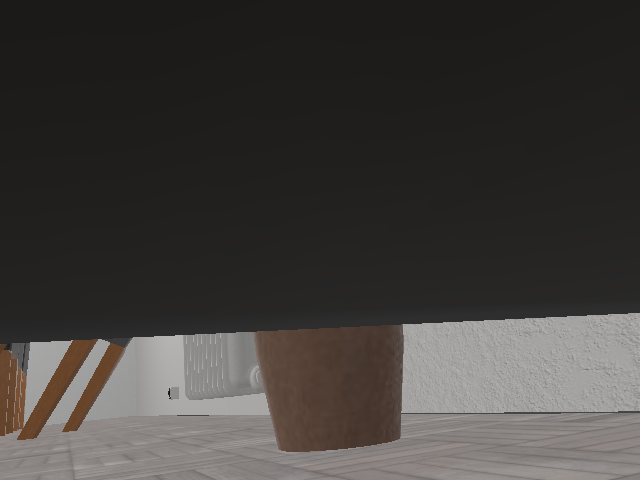
#> input picture controllers/cam_probe/frames/neg_007.png, 640 x 480 px
$ python -i target_detection.py   (imports and definitions only)
#> lines starting #> are read from the running program, lines starting #| are printed output that depends on the picture; after the words box and inside, x2 and y2 are one past the last pixel; in counts of white or black regions, pixels touching at a corner belong together
#> further down, picture is the input picture: shape (480, 640, 3); mean B, G, R 60, 62, 65.1
# controllers/rescue_controller/target_detection.py

from pathlib import Path
import math

import cv2
import numpy as np
from ultralytics import YOLO

from data_types import Detection


# [15 lines left out: function camera_to_bgr, not called in this run]


def make_red_mask(frame_bgr: np.ndarray) -> np.ndarray:
    """
    빨간 픽셀은 255(흰색), 나머지는 0(검은색)인
    이진 마스크를 만든다.
    """
    hsv = cv2.cvtColor(frame_bgr, cv2.COLOR_BGR2HSV)
#> hsv: shape (480, 640, 3); mean H, S, V 13, 20.3, 65.1

    # HSV에서는 빨강이 색상 범위의 양 끝에 나뉘어 있다.
    red_mask_low = cv2.inRange(
        hsv,
        np.array([0, 80, 60], dtype=np.uint8),
        np.array([10, 255, 255], dtype=np.uint8),
    )
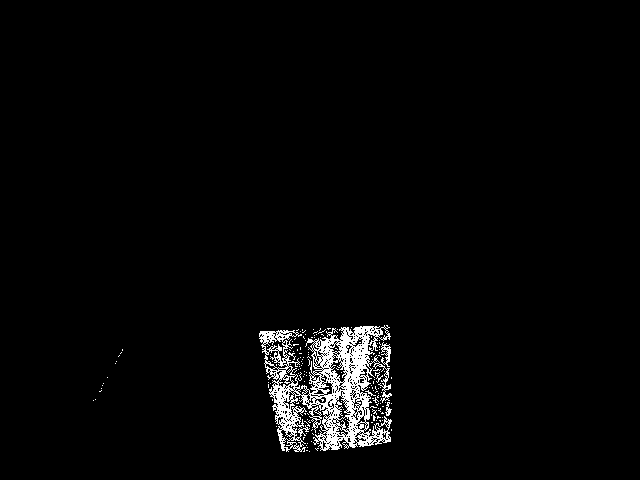
#> red_mask_low: shape (480, 640); 2.6% white in thin lines or dots, all inside (x1, y1, x2, y2) = (93, 325, 392, 452)

    red_mask_high = cv2.inRange(
        hsv,
        np.array([170, 80, 60], dtype=np.uint8),
        np.array([179, 255, 255], dtype=np.uint8),
    )
#> red_mask_high: shape (480, 640); every value is 0

    mask = cv2.bitwise_or(red_mask_low, red_mask_high)

    # 작은 빨간 점 형태의 잡음 제거.
    # 사과가 화면에 너무 작게 보이면 이 처리가 사과까지 지울 수 있으므로
    # 그때는 kernel을 (2, 2)로 줄이거나 이 두 줄을 제거한다.
    kernel = np.ones((3, 3), dtype=np.uint8)
    mask = cv2.morphologyEx(mask, cv2.MORPH_OPEN, kernel)
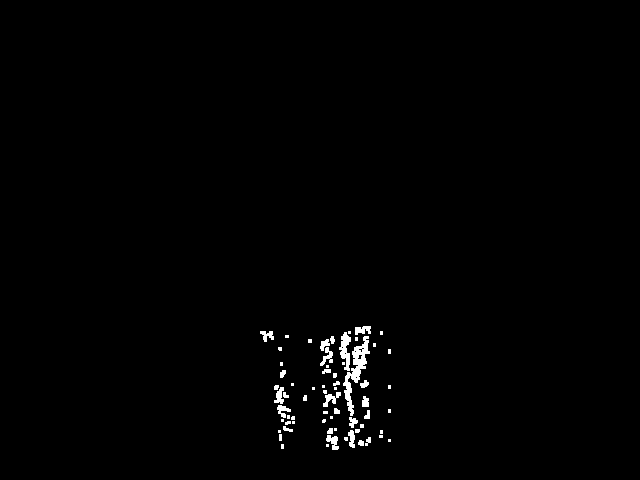
#> mask: shape (480, 640); 0.92% white; 65 white regions (37 under 20 px), largest, box (x1, y1, x2, y2) and area: (343, 336, 370, 416) 666, (339, 332, 351, 371) 249, (323, 392, 341, 407) 120

    return mask


# [27 lines left out: function get_red_ratio, not called in this run]


# 실측: 화면 폭 55px @ 1.0m -> 사과 지름 약 0.10 m (proto의 0.05는 반지름)
APPLE_DIAMETER_M = 0.10


class TargetDetector:
    """현재 카메라 화면에서 빨간 사과 후보를 찾는다."""

    # [171 lines left out: functions __init__, detect_bgr, _pinhole_distance, _color_detections, detect_camera, not called in this run]

>>> import cv2
>>> picture = cv2.imread('../cam_probe/frames/neg_007.png')
>>> result = make_red_mask(picture)

$ run again, on controllers/cam_probe/frames/neg_015.png
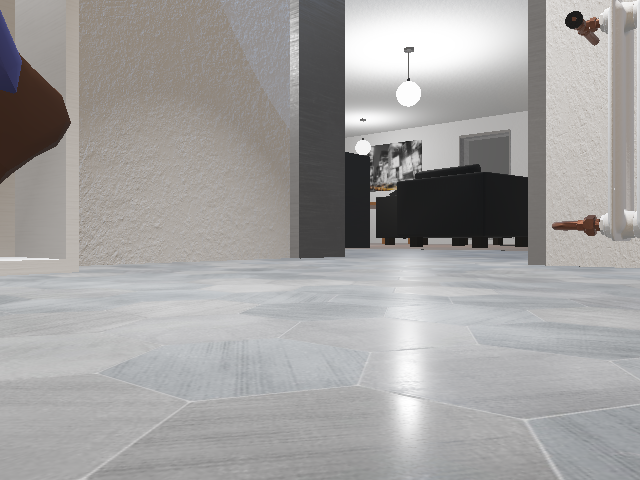
#> input picture controllers/cam_probe/frames/neg_015.png, 640 x 480 px
#> picture is the input picture: shape (480, 640, 3); mean B, G, R 159, 160, 161.7
#> hsv: shape (480, 640, 3); mean H, S, V 47.9, 11, 163.2
#> in make_red_mask, `red_mask_low = cv2.inRange( hsv, np.array([0, 80, 60], dtype=np.uint8)..`:
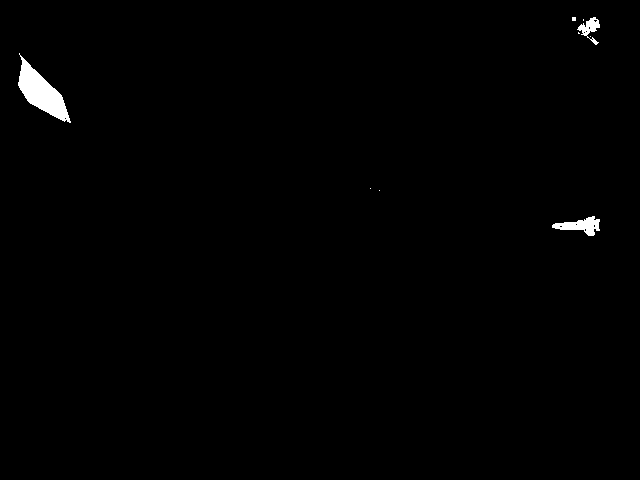
#> red_mask_low: shape (480, 640); 0.73% white; 9 white regions (6 under 20 px), largest, box (x1, y1, x2, y2) and area: (18, 53, 71, 123) 1499, (552, 216, 600, 236) 474, (577, 17, 600, 45) 259
#> red_mask_high: shape (480, 640); every value is 0
#> mask: shape (480, 640); 0.71% white; 5 white regions (2 under 20 px), largest, box (x1, y1, x2, y2) and area: (18, 59, 70, 122) 1482, (552, 216, 600, 236) 463, (578, 17, 600, 36) 208
